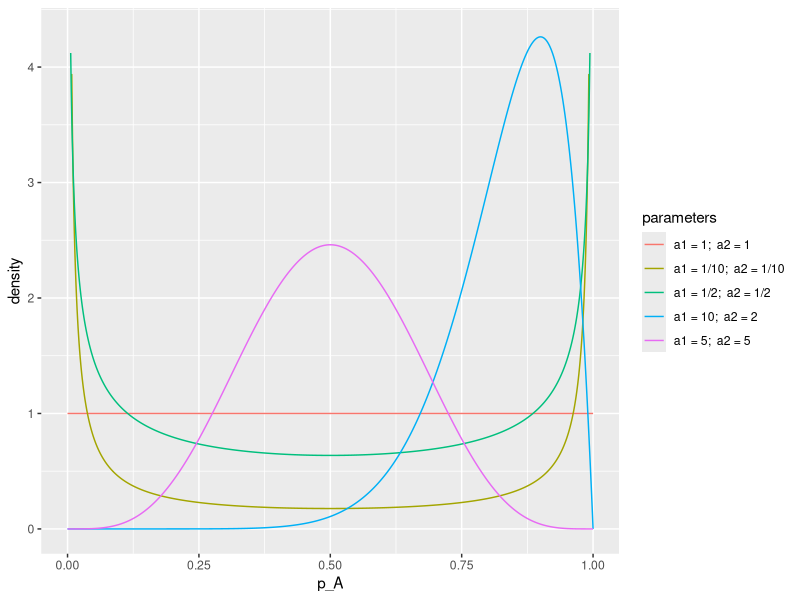
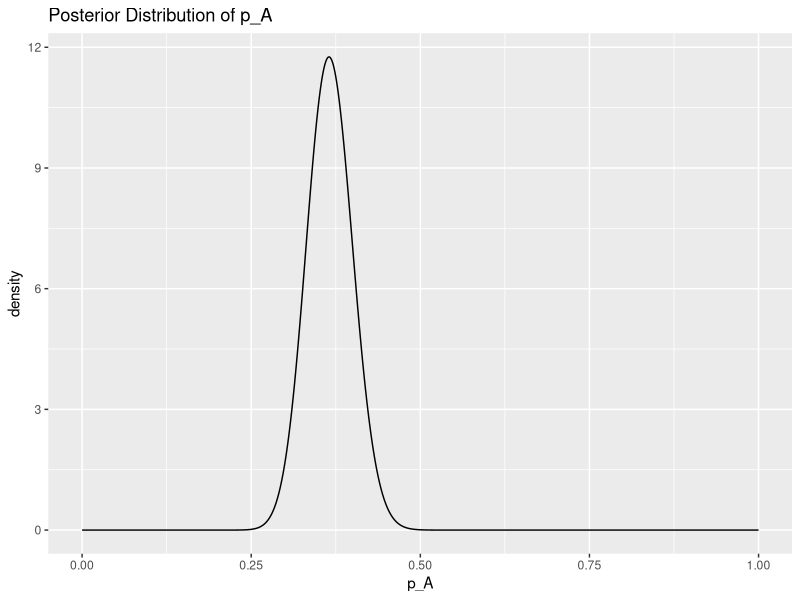
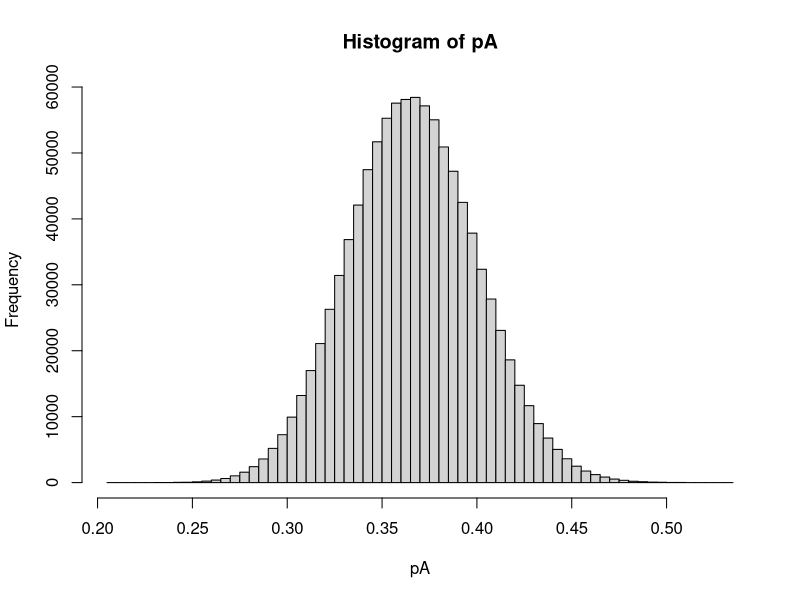
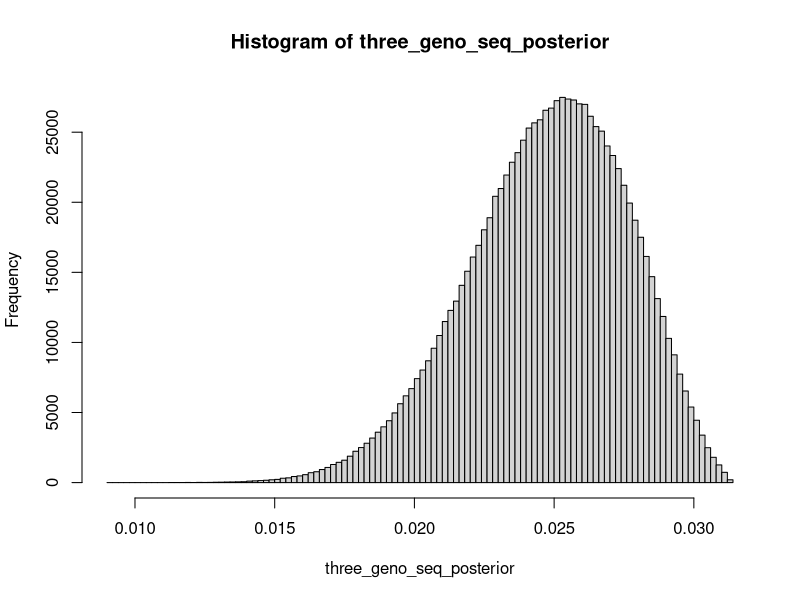
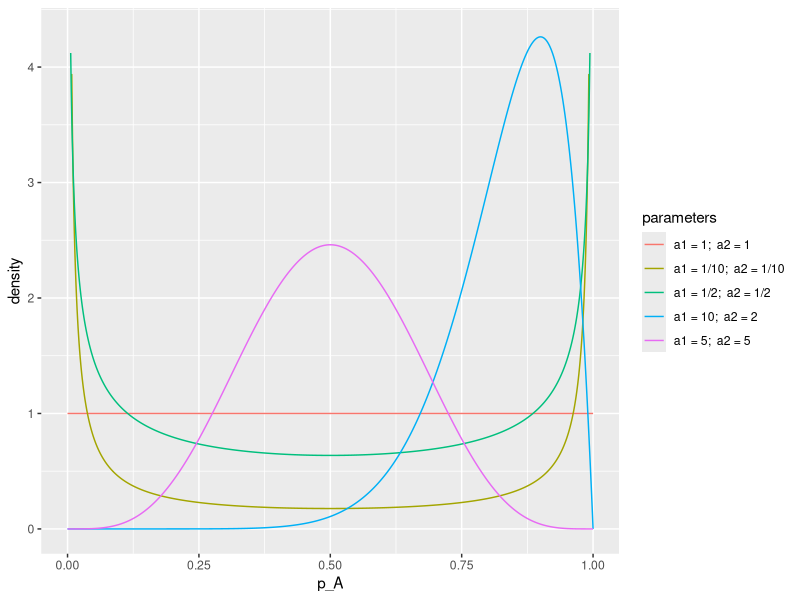
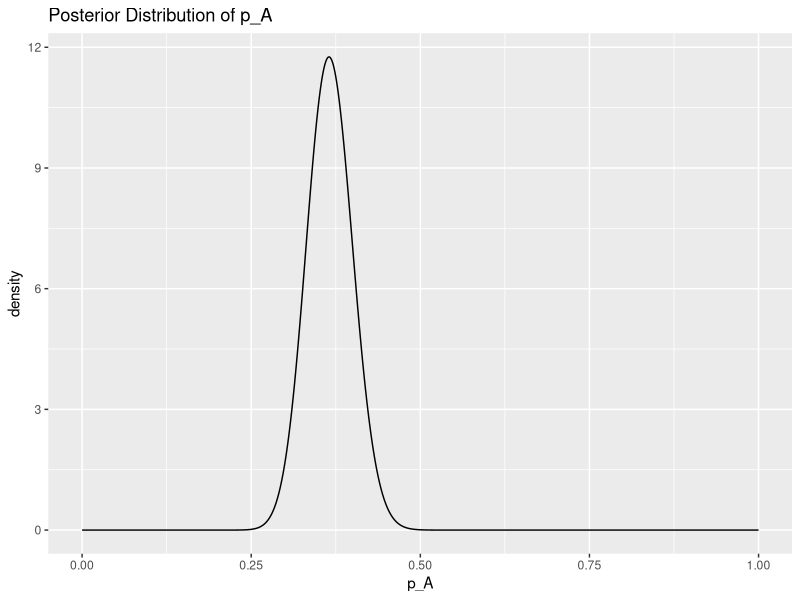

Write R code to recreate these figures, in order.
## ---- chunk 1
library(tidyverse)
## ---- chunk 2
library(tidyverse)
xs <- seq(0,1, by = 0.001)
atib <- list(
  `a1 = 1/10;  a2 = 1/10` = tibble(p_A = xs, density = dbeta(xs, 0.1, 0.1)),
  `a1 = 1/2;  a2 = 1/2` = tibble(p_A = xs, density = dbeta(xs, 0.5, 0.5)),
  `a1 = 1;  a2 = 1` = tibble(p_A = xs, density = dbeta(xs, 1, 1)),
  `a1 = 5;  a2 = 5` = tibble(p_A = xs, density = dbeta(xs, 5, 5)),
  `a1 = 10;  a2 = 2` = tibble(p_A = xs, density = dbeta(xs, 10, 2))
) %>%
  bind_rows(.id = "parameters")

g <- ggplot(atib, aes(x = p_A, y = density, colour = parameters)) +
  geom_line() +
  ylim(0, 4.3)


ggsave(g, filename = "figures/beta_densities.pdf", width = 7, height = 5)

g
## ---- chunk 3
xs <- seq(0, 1, by = 0.001)
btib <- tibble(p_A = xs,
               density = dbeta(xs, 74, 128))
g <- ggplot(btib, aes(x = p_A, y = density)) +
  geom_line() +
  ggtitle("Posterior Distribution of p_A")


ggsave(g, filename = "figures/pa_posterior.pdf", width = 7, height = 5)

g
## ---- chunk 4
pA <- rbeta(n = 10^6, 74, 128)
## ---- chunk 5
pA[1:10]
## ---- chunk 6
hist(pA, breaks = 100)
## ---- chunk 7
mean(pA)
## ---- chunk 8
median(pA)
## ---- chunk 9
sd(pA)
## ---- chunk 10
quantile(pA, probs = c(0.05, 0.95))
## ---- chunk 11
three_geno_seq_posterior <- pA^2 * 2 * pA * (1 - pA) * (1 - pA)^2
## ---- chunk 12
hist(three_geno_seq_posterior, breaks = 100)
